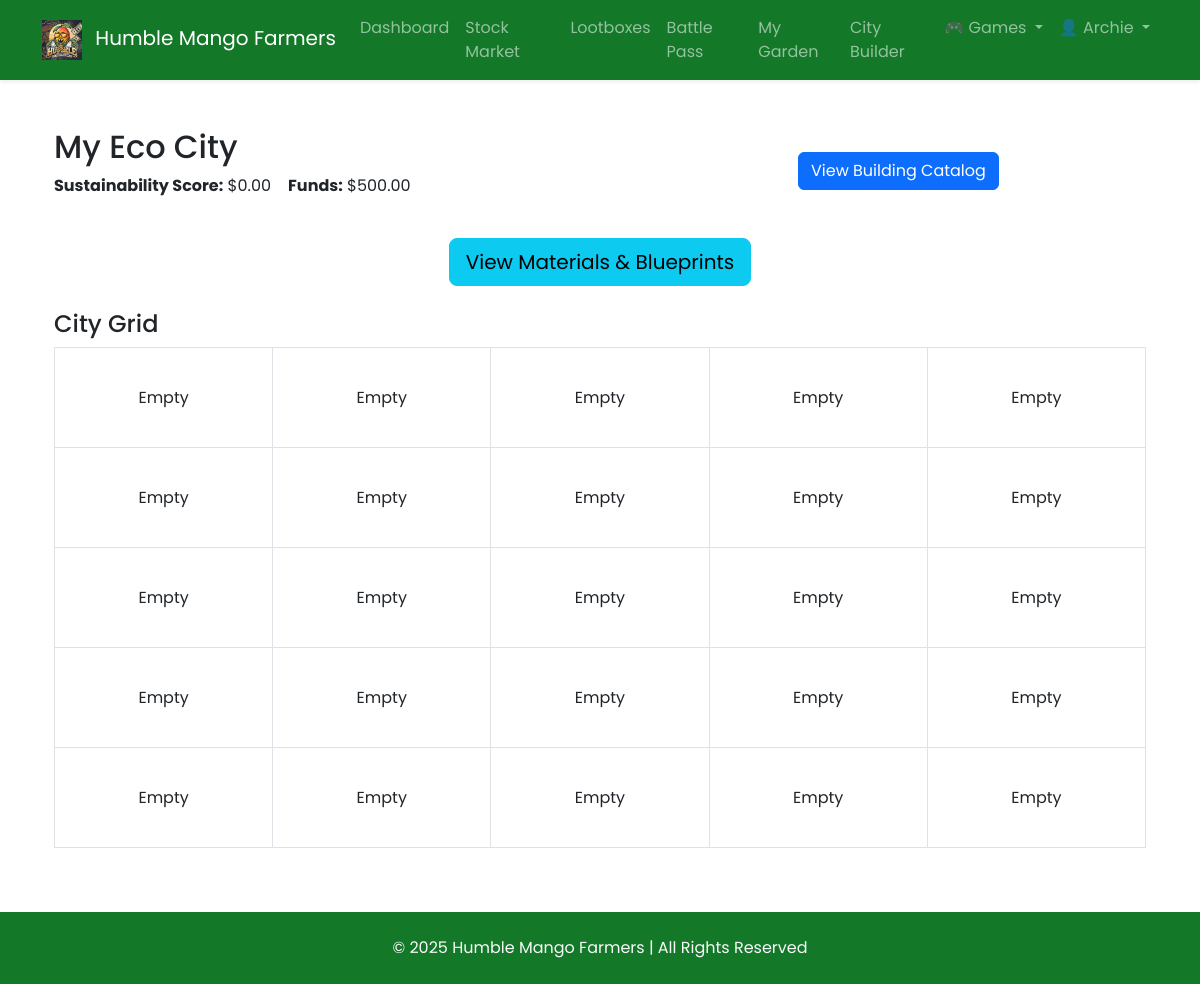
The page /city_builder/ (signed in) on the database its author committed.
### apps/city_builder/models.py (models this page shows, shortened)
class City(models.Model):
    user = models.OneToOneField(User, on_delete=models.CASCADE, related_name='city')
    name = models.CharField(max_length=100, default="My Eco City")
    sustainability_score = models.DecimalField(max_digits=10, decimal_places=2, default=Decimal('0.00'))
    funds = models.DecimalField(max_digits=12, decimal_places=2, default=Decimal('0.00'))
    grid_width = models.PositiveIntegerField(default=5)
    grid_height = models.PositiveIntegerField(default=5)
    def calculate_sustainability_score(self):
        total = Decimal('0.00')
        for building in self.buildings.all():
            total += building.effective_sustainability_bonus
        self.sustainability_score = total
        self.save()
        return total

### apps/city_builder/views.py (the view)
# urls.py: path('', city_dashboard, name="city_dashboard"),
@login_required
def city_dashboard(request):
    try:
        city = request.user.city
    except City.DoesNotExist:
        city = City.objects.create(user=request.user, funds=Decimal("500.00"))
    city.calculate_sustainability_score()
    buildings = city.buildings.all()
    grid = []
    for y in range(city.grid_height):
        row = []
        for x in range(city.grid_width):
            building = buildings.filter(x=x, y=y).first()
            if building:
                building.refresh_from_db()  # Ensure fresh data
            row.append(building)
        grid.append(row)
    materials = request.user.inventory.filter(item__item_type="material")
    blueprints = request.user.inventory.filter(item__item_type="blueprint")
    context = {
        "city": city,
        "grid": grid,
        "materials": materials,
        "blueprints": blueprints,
    }
    return render(request, "city_builder/dashboard.html", context)

### apps/casino/context_processors.py (called while the page is built)
def green_fund_context(request):
    from apps.casino.models import GreenFund  # Import inside the function
    fund, created = GreenFund.objects.get_or_create(id=1)
    return {"green_fund": fund}

### templates/city_builder/dashboard.html (shortened to what this page needs)
{% extends 'base.html' %}
{% block content %}
<div class="container mt-4">
  <div class="row mb-4 align-items-center">
    <div class="col-md-8">
      <h2>{{ city.name }}</h2>
      <p>
        <strong>Sustainability Score:</strong> ${{ city.sustainability_score }} &nbsp;&nbsp;
        <strong>Funds:</strong> ${{ city.funds }}
      </p>
    </div>
    <div class="col-md-4 text-md-right">
      <a href="{% url 'building_catalog' %}" class="btn btn-primary">View Building Catalog</a>
    </div>
  </div>
  <div class="row mb-4">
    <div class="col-12 text-center">
      <a href="{% url 'material_dashboard' %}" class="btn btn-info btn-lg">View Materials &amp; Blueprints</a>
    </div>
  </div>
  <div class="row mb-4">
    <div class="col-12">
      <h4>City Grid</h4>
      <table class="table table-bordered">
        {% for row in grid %}
          <tr>
            {% for cell in row %}
              <td style="width: 20%; height: 100px; vertical-align: middle; text-align: center;">
                {% if cell %}
                  <div class="building-card">
                    <p class="mb-1 font-weight-bold">{{ cell.template.name }}</p>
                    <p class="mb-1"><small>Level: {{ cell.upgrade_level }}</small></p>
                    {% if cell.template.produces_resource %}
                      <p class="mb-1">
                        <small>
                          Available: {{ cell.available_production|floatformat:2 }}
                          {{ cell.template.produces_resource|capfirst }}
                        </small>
                      </p>
                      <a href="{% url 'collect_production' cell.id %}" class="btn btn-success btn-sm">
                        Collect {{ cell.template.produces_resource|capfirst }}
                      </a>
                    {% endif %}
                    <a href="{% url 'upgrade_building' cell.id %}" class="btn btn-warning btn-sm">Upgrade</a>
                  </div>
                {% else %}
                  <div class="empty-cell">
                    <p class="mb-0">Empty</p>
                  </div>
                {% endif %}
              </td>
            {% endfor %}
          </tr>
        {% endfor %}
      </table>
    </div>
  </div>
</div>
{% endblock %}

### templates/base.html (shortened to what this page needs)
<!DOCTYPE html>
<html lang="en">
<head>
    {% load static %}
    <link rel="stylesheet" href="https://cdn.jsdelivr.net/npm/bootstrap@5.3.0/dist/css/bootstrap.min.css">
    <link rel="stylesheet" href="{% static 'css/style.css' %}">
</head>
<body class="d-flex flex-column min-vh-100" style="font-family: 'Poppins', sans-serif;">
    <header>
      <nav class="navbar navbar-expand-lg navbar-dark bg-dark sticky-top shadow-sm">
          <div class="container">
              <a class="navbar-brand" href="{% url 'home' %}">
                  <img src="{% static 'images/HumbleMango.png' %}" alt="Logo" style="height: 40px; margin-right: 8px;">
                  Humble Mango Farmers
              </a>
              <div class="collapse navbar-collapse" id="navbarNav">
                  <ul class="navbar-nav ms-auto">
                      {% if user.is_authenticated %}
                          <li class="nav-item"><a class="nav-link" href="{% url 'users:dashboard' %}">Dashboard</a></li>
                      {% endif %}
                      <li class="nav-item"><a class="nav-link" href="{% url 'market:market_home' %}">Stock Market</a></li>
                      <li class="nav-item"><a class="nav-link" href="{% url 'crate_inventory' %}">Lootboxes</a></li>
                      <li class="nav-item"><a class="nav-link" href="{% url 'battlepass' %}">Battle Pass</a></li>
                      <li class="nav-item"><a class="nav-link" href="{% url 'garden_dashboard' %}">My Garden</a></li>
                      <li class="nav-item"><a class="nav-link" href="{% url 'city_dashboard' %}">City Builder</a></li>
                      <li class="nav-item dropdown">
                          <a class="nav-link dropdown-toggle" href="#" id="gamesDropdown" role="button" data-bs-toggle="dropdown" aria-expanded="false">
                              🎮 Games
                          </a>
                      </li>
                      {% if user.is_authenticated %}
                          <li class="nav-item dropdown">
                              <a class="nav-link dropdown-toggle" href="#" id="userDropdown" role="button" data-bs-toggle="dropdown" aria-expanded="false">
                                  👤 {{ user.username }}
                              </a>
                          </li>
                      {% else %}
                          <li class="nav-item"><a class="nav-link" href="{% url 'users:login' %}">Login</a></li>
                          <li class="nav-item"><a class="nav-link" href="{% url 'users:signup' %}">Sign Up</a></li>
                      {% endif %}
                  </ul>
              </div>
          </div>
      </nav>
    </header>
    <main class="flex-grow-1">
      <div class="container py-4">
          {% block content %}{% endblock %}
      </div>
    </main>
    <footer class="bg-dark text-light text-center py-4 mt-auto">
        <div class="container">
            <p class="mb-0">&copy; 2025 Humble Mango Farmers | All Rights Reserved</p>
        </div>
    </footer>
</body>
</html>

### static/css/style.css (style rules this page uses)
.navbar { background-color: #137828 !important; }
.footer, .bg-dark { background-color: #137828 !important; }
.building-card, .empty-cell { padding: 0.5rem; }

### static/css/variables.css (style rules this page uses)
:root { --rarity-common: #81C784; --rarity-uncommon: #4FC3F7; --rarity-rare: #FFF176; --rarity-epic: #F06292; --rarity-legendary: #FFB74D; }

### rows shown on the page
City: name "My Eco City", sustainability_score "0.00", funds "500.00"

### other values the page prints
{{ user.username }} "Archie"
